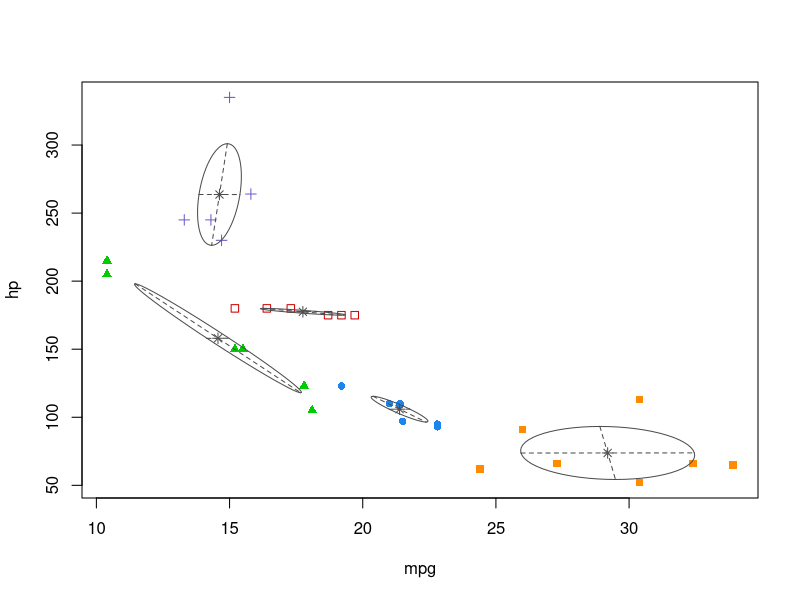
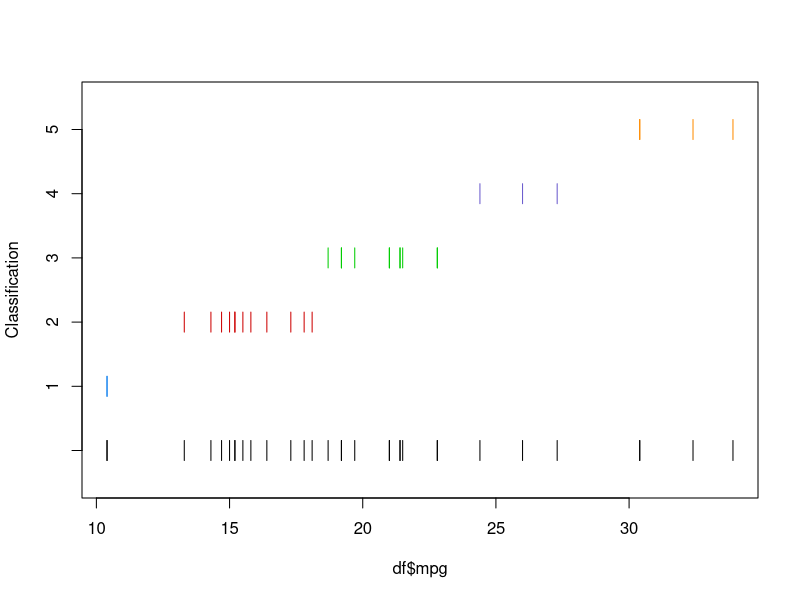

Generate these figures, in order, with R:
# EM ----------------------------------------------------------

library(mclust)

df <- mtcars [, c("mpg", "hp")]

fit <- Mclust(df)
plot(fit, what = "classification")

summary(fit, parameter = TRUE)


# One variable

fit <- Mclust(df$mpg, G = 5)
plot(fit, what = "classification")

summary(fit, parameter = TRUE)
